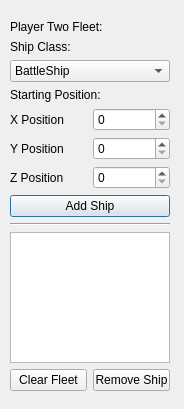
<?xml version="1.0" encoding="UTF-8"?>
<ui version="4.0">
 <class>TeamTwoMenu</class>
 <widget class="QDialog" name="TeamTwoMenu">
  <property name="geometry">
   <rect>
    <x>0</x>
    <y>0</y>
    <width>184</width>
    <height>409</height>
   </rect>
  </property>
  <property name="windowTitle">
   <string>Dialog</string>
  </property>
  <widget class="QWidget" name="verticalLayoutWidget">
   <property name="geometry">
    <rect>
     <x>10</x>
     <y>20</y>
     <width>160</width>
     <height>371</height>
    </rect>
   </property>
   <layout class="QVBoxLayout" name="verticalLayout">
    <item>
     <widget class="QLabel" name="label_2">
      <property name="text">
       <string>Player Two Fleet:</string>
      </property>
     </widget>
    </item>
    <item>
     <widget class="QLabel" name="label">
      <property name="text">
       <string>Ship Class:</string>
      </property>
     </widget>
    </item>
    <item>
     <widget class="QComboBox" name="ShipType">
      <item>
       <property name="text">
        <string>BattleShip</string>
       </property>
      </item>
      <item>
       <property name="text">
        <string>Cruiser</string>
       </property>
      </item>
      <item>
       <property name="text">
        <string>Destroyer</string>
       </property>
      </item>
      <item>
       <property name="text">
        <string>Corvette</string>
       </property>
      </item>
     </widget>
    </item>
    <item>
     <widget class="QLabel" name="label_3">
      <property name="text">
       <string>Starting Position:</string>
      </property>
     </widget>
    </item>
    <item>
     <layout class="QGridLayout" name="gridLayout">
      <item row="0" column="0">
       <widget class="QLabel" name="label_4">
        <property name="text">
         <string>X Position</string>
        </property>
       </widget>
      </item>
      <item row="1" column="0">
       <widget class="QLabel" name="label_5">
        <property name="text">
         <string>Y Position</string>
        </property>
       </widget>
      </item>
      <item row="2" column="0">
       <widget class="QLabel" name="label_6">
        <property name="text">
         <string>Z Position</string>
        </property>
       </widget>
      </item>
      <item row="0" column="1">
       <widget class="QSpinBox" name="XPosition"/>
      </item>
      <item row="1" column="1">
       <widget class="QSpinBox" name="YPosition"/>
      </item>
      <item row="2" column="1">
       <widget class="QSpinBox" name="ZPosition"/>
      </item>
     </layout>
    </item>
    <item>
     <widget class="QPushButton" name="pushButton">
      <property name="text">
       <string>Add Ship</string>
      </property>
     </widget>
    </item>
    <item>
     <widget class="Line" name="line">
      <property name="orientation">
       <enum>Qt::Horizontal</enum>
      </property>
     </widget>
    </item>
    <item>
     <widget class="QTableView" name="PlayerTwoFleet">
      <property name="mouseTracking">
       <bool>true</bool>
      </property>
      <property name="selectionMode">
       <enum>QAbstractItemView::SingleSelection</enum>
      </property>
      <property name="selectionBehavior">
       <enum>QAbstractItemView::SelectItems</enum>
      </property>
     </widget>
    </item>
    <item>
     <layout class="QHBoxLayout" name="horizontalLayout">
      <item>
       <widget class="QPushButton" name="pushButton_3">
        <property name="text">
         <string>Clear Fleet</string>
        </property>
       </widget>
      </item>
      <item>
       <widget class="QPushButton" name="pushButton_2">
        <property name="text">
         <string>Remove Ship</string>
        </property>
       </widget>
      </item>
     </layout>
    </item>
   </layout>
  </widget>
 </widget>
 <resources/>
 <connections/>
</ui>
